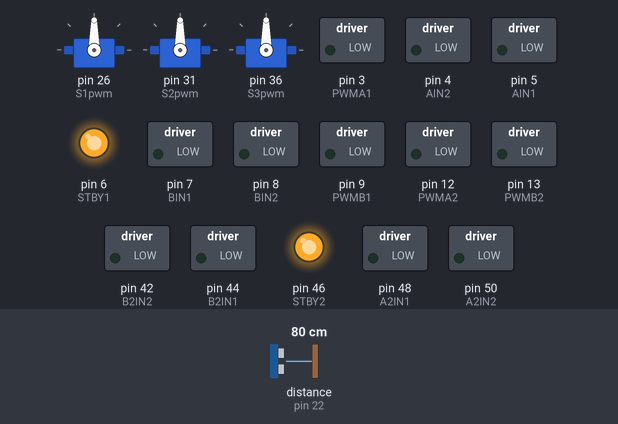
Simulated run of this sketch. Board: Arduino Mega 2560, built with avr-gcc and run on an emulated ATmega2560. Parts: 3 × servo, switched loads named in the sketch (green lamp = pin HIGH), output pins drawn as LEDs (lit = HIGH). The inputs (shaded band) are chosen by the test bench; at power-on: distance to the obstacle (sensor on pin 22) 80 cm. The echo pulse lasts 58.3 µs per cm; pins used as bus, display or sensor lines are not drawn.

Above: at 0.1 s.
At 3.1 s:
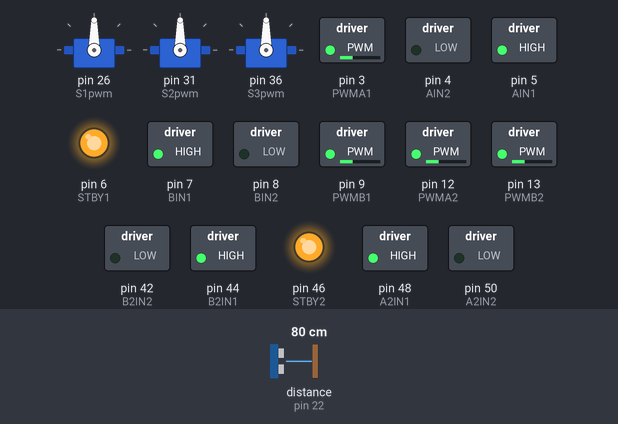
At 7.9 s:
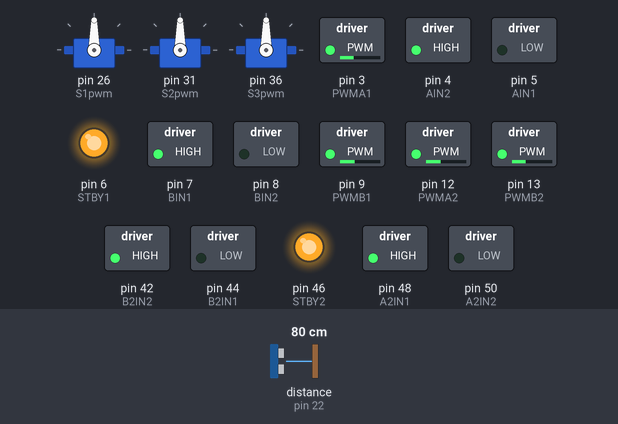
Timing chart, 0 to 9.4 s (numbered marks = the images above):
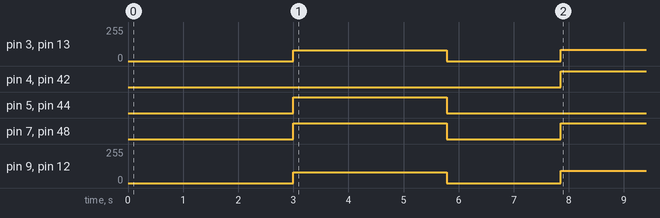

Measured:
- by itself, pin 3 (PWMA1), pin 13 (PWMB2): 0/255 → 80/255 at 3.0 s, → 0/255 2.8 s later, → 85/255 2.1 s later
- by itself, pin 4 (AIN2), pin 42 (B2IN2): LOW → HIGH at 7.9 s
- by itself, pin 5 (AIN1), pin 44 (B2IN1): LOW → HIGH at 3.0 s, → LOW 2.8 s later
- by itself, pin 7 (BIN1), pin 48 (A2IN1): LOW → HIGH at 3.0 s, → LOW 2.8 s later, → HIGH 2.1 s later
- by itself, pin 9 (PWMB1), pin 12 (PWMA2): 0/255 → 80/255 at 3.0 s, → 0/255 2.8 s later, → 92/255 2.1 s later

The sketch:

autonomous_line_drawing_robot.ino
```cpp
#include <Servo.h>

Servo S1;
Servo S2;
Servo S3;

// Servo pins
const byte S1pwm = 26;
const byte S2pwm = 31;
const byte S3pwm = 36;

int i = 0;
int j = 0;
int turn = 0;

int moveServo(Servo servo, int refPulseWidth, float servoRadAngle){
  const float Pi = 3.142;
  float minPulseWidth = float(refPulseWidth) - 1000.0;
  int cmdSignal = (servoRadAngle + (Pi / 2)) * (2000.0 / Pi) + minPulseWidth;
  servo.writeMicroseconds(cmdSignal);
  return cmdSignal;
}

// MOTOR DRIVER 1 Pins
const int PWMA1 = 3;  // PWM control for top left motor
const int AIN2  = 4;  // Direction control for top left motor
const int AIN1  = 5;  // Direction control for top left motor
const int STBY1 = 6;  // Standby control for motor driver 1
const int PWMB1 = 9;  // PWM control for top right motor
const int BIN2  = 8;  // Direction control for top right motor
const int BIN1  = 7;  // Direction control for top right motor

// MOTOR DRIVER 2 Pins
const int PWMA2 = 12; // PWM control for right back motor
const int A2IN2 = 50; // Direction control for right back motor
const int A2IN1 = 48; // Direction control for right back motor
const int STBY2 = 46; // Standby control for motor driver 2
const int PWMB2 = 13; // PWM control for left back motor
const int B2IN2 = 42; // Direction control for left back motor
const int B2IN1 = 44; // Direction control for left back motor

// Ultra Sonic Sensor Pins
const int pinTrig = 2;
const int pinEcho = 22;

// Safe distances
const float CHECKPOINT_1 = 16.50; // First stop
const float CHECKPOINT_2 = 18.8;  // Stop for drawing
const float CHECKPOINT_3 = 14.0;  // Third stop
const float CHECKPOINT_4 = 16.5;  // Fourth stop
const float CHECKPOINT_5 = 18.0;  // Fifth stop
const float STOP_THRESHOLD = 0.5; // Allowable fluctuation range

void setup() {
  pinMode(STBY1, OUTPUT);
  pinMode(PWMA1, OUTPUT);
  pinMode(AIN1, OUTPUT);
  pinMode(AIN2, OUTPUT);
  pinMode(PWMB1, OUTPUT);
  pinMode(BIN1, OUTPUT);
  pinMode(BIN2, OUTPUT);

  pinMode(STBY2, OUTPUT);
  pinMode(PWMA2, OUTPUT);
  pinMode(A2IN1, OUTPUT);
  pinMode(A2IN2, OUTPUT);
  pinMode(PWMB2, OUTPUT);
  pinMode(B2IN1, OUTPUT);
  pinMode(B2IN2, OUTPUT);

  // ✅ Only added lines (as requested)
  pinMode(pinTrig, OUTPUT);
  pinMode(pinEcho, INPUT);

  digitalWrite(STBY1, HIGH); // Enable motor driver 1
  digitalWrite(STBY2, HIGH); // Enable motor driver 2

  S1.attach(S1pwm);
  S2.attach(S2pwm);
  S3.attach(S3pwm);

  moveServo(S1, 1438, 1);
  moveServo(S2, 1422, 0);
  moveServo(S3, 1434, 0);
}

// Function to read stable distance using median filtering
float getFilteredDistance() {
  float readings[5];
  for (int i = 0; i < 5; i++) {
    digitalWrite(pinTrig, LOW);
    delayMicroseconds(2);
    digitalWrite(pinTrig, HIGH);
    delayMicroseconds(10);
    digitalWrite(pinTrig, LOW);
    long duration = pulseIn(pinEcho, HIGH);
    readings[i] = (duration * 0.034) / 2;
    delay(10);
  }

  for (int i = 0; i < 4; i++) {
    for (int j = i + 1; j < 5; j++) {
      if (readings[i] > readings[j]) {
        float temp = readings[i];
        readings[i] = readings[j];
        readings[j] = temp;
      }
    }
  }
  return readings[2];
}

float S2array[272] = {
  1.093, 1.103, 1.112, 1.121, 1.129, 1.137, 1.145, 1.153, 1.160, 1.167,
  1.174, 1.180, 1.186, 1.193, 1.198, 1.204, 1.209, 1.215, 1.220, 1.225,
  1.229, 1.234, 1.238, 1.243, 1.247, 1.251, 1.254, 1.258, 1.262, 1.265,
  1.268, 1.272, 1.275, 1.278, 1.281, 1.283, 1.286, 1.288, 1.291, 1.293,
  1.295, 1.297, 1.299, 1.301, 1.303, 1.304, 1.306, 1.307, 1.309, 1.310,
  1.311, 1.312, 1.313, 1.314, 1.315, 1.316, 1.316, 1.317, 1.317, 1.318,
  1.318, 1.318, 1.318, 1.318, 1.318, 1.318, 1.318, 1.317, 1.317, 1.316,
  1.316, 1.315, 1.314, 1.313, 1.313, 1.312, 1.310, 1.309, 1.308, 1.307,
  1.305, 1.304, 1.302, 1.301, 1.299, 1.297, 1.295, 1.293, 1.291, 1.289,
  1.287, 1.285, 1.282, 1.280, 1.277, 1.275, 1.272, 1.269, 1.266, 1.263,
  1.260, 1.257, 1.254, 1.251, 1.248, 1.244, 1.241, 1.237, 1.234, 1.230,
  1.226, 1.223, 1.219, 1.215, 1.211, 1.207, 1.202, 1.198, 1.194, 1.189,
  1.185, 1.180, 1.176, 1.171, 1.166, 1.162, 1.157, 1.152, 1.147, 1.142,
  1.136, 1.131, 1.126, 1.120, 1.115, 1.109, 1.104, 1.098, 1.092, 1.087,
  1.081, 1.075, 1.069, 1.063, 1.057, 1.051, 1.044, 1.038, 1.032, 1.025,
  1.019, 1.012, 1.006, 0.999, 0.992, 0.986, 0.979, 0.972, 0.965, 0.958,
  0.951, 0.944, 0.936, 0.929, 0.922, 0.915, 0.907, 0.900, 0.892, 0.885,
  0.877, 0.869, 0.862, 0.854, 0.846, 0.838, 0.830, 0.822, 0.814, 0.806,
  0.798, 0.790, 0.782, 0.774, 0.765, 0.757, 0.749, 0.740, 0.732, 0.723,
  0.715, 0.706, 0.697, 0.689, 0.680, 0.671, 0.662, 0.654, 0.645, 0.636,
  0.627, 0.618, 0.609, 0.600, 0.590, 0.581, 0.572, 0.563, 0.553, 0.544,
  0.535, 0.525, 0.516, 0.506, 0.496, 0.487, 0.477, 0.468, 0.458, 0.448,
  0.438, 0.428, 0.418, 0.408, 0.398, 0.388, 0.378, 0.368, 0.358, 0.348,
  0.337, 0.327, 0.317, 0.306, 0.296, 0.285, 0.275, 0.264, 0.253, 0.242,
  0.232, 0.221, 0.210, 0.199, 0.188, 0.177, 0.165, 0.154, 0.143, 0.131,
  0.120, 0.108, 0.097, 0.085, 0.073, 0.061, 0.049, 0.037, 0.025, 0.012,
  0.000, -0.013, -0.025, -0.038, -0.051, -0.064, -0.077, -0.091, -0.104, -0.118,
  -0.132, 0
};

float S3array[272] = {
  -0.615, -0.635, -0.654, -0.673, -0.691, -0.708, -0.726, -0.742, -0.758, -0.774,
  -0.790, -0.805, -0.819, -0.834, -0.848, -0.862, -0.875, -0.889, -0.902, -0.915,
  -0.927, -0.940, -0.952, -0.964, -0.976, -0.987, -0.999, -1.010, -1.021, -1.032,
  -1.042, -1.053, -1.063, -1.074, -1.084, -1.094, -1.103, -1.113, -1.122, -1.132,
  -1.141, -1.150, -1.159, -1.168, -1.177, -1.185, -1.194, -1.202, -1.210, -1.219,
  -1.227, -1.234, -1.242, -1.250, -1.258, -1.265, -1.272, -1.280, -1.287, -1.294,
  -1.301, -1.308, -1.314, -1.321, -1.328, -1.334, -1.341, -1.347, -1.353, -1.359,
  -1.365, -1.371, -1.377, -1.383, -1.388, -1.394, -1.399, -1.405, -1.410, -1.415,
  -1.420, -1.425, -1.430, -1.435, -1.440, -1.444, -1.449, -1.453, -1.458, -1.462,
  -1.466, -1.471, -1.475, -1.479, -1.483, -1.486, -1.490, -1.494, -1.497, -1.501,
  -1.504, -1.507, -1.511, -1.514, -1.517, -1.520, -1.523, -1.525, -1.528, -1.531,
  -1.533, -1.536, -1.538, -1.540, -1.543, -1.545, -1.547, -1.549, -1.551, -1.552,
  -1.554, -1.556, -1.557, -1.559, -1.560, -1.561, -1.563, -1.564, -1.565, -1.566,
  -1.567, -1.567, -1.568, -1.569, -1.569, -1.570, -1.570, -1.570, -1.571, -1.571,
  -1.571, -1.571, -1.571, -1.570, -1.570, -1.570, -1.569, -1.569, -1.568, -1.567,
  -1.567, -1.566, -1.565, -1.564, -1.563, -1.561, -1.560, -1.559, -1.557, -1.556,
  -1.554, -1.552, -1.551, -1.549, -1.547, -1.545, -1.543, -1.540, -1.538, -1.536,
  -1.533, -1.531, -1.528, -1.525, -1.523, -1.520, -1.517, -1.514, -1.511, -1.507,
  -1.504, -1.501, -1.497, -1.494, -1.490, -1.486, -1.483, -1.479, -1.475, -1.471,
  -1.466, -1.462, -1.458, -1.453, -1.449, -1.444, -1.440, -1.435, -1.430, -1.425,
  -1.420, -1.415, -1.410, -1.405, -1.399, -1.394, -1.388, -1.383, -1.377, -1.371,
  -1.365, -1.359, -1.353, -1.347, -1.341, -1.334, -1.328, -1.321, -1.314, -1.308,
  -1.301, -1.294, -1.287, -1.280, -1.272, -1.265, -1.258, -1.250, -1.242, -1.234,
  -1.227, -1.219, -1.210, -1.202, -1.194, -1.185, -1.177, -1.168, -1.159, -1.150,
  -1.141, -1.132, -1.122, -1.113, -1.103, -1.094, -1.084, -1.074, -1.063, -1.053,
  -1.042, -1.032, -1.021, -1.010, -0.999, -0.987, -0.976, -0.964, -0.952, -0.940,
  -0.927, -0.915, -0.902, -0.889, -0.875, -0.862, -0.848, -0.834, -0.819, -0.805,
  -0.790, -1.57
};

// Function to control individual motors
void controlMotor(int pin1, int pin2, int pinPWM, int speed) {
  if (speed > 0) {
    digitalWrite(pin1, HIGH);
    digitalWrite(pin2, LOW);
  } else if (speed < 0) {
    digitalWrite(pin1, LOW);
    digitalWrite(pin2, HIGH);
    speed = -speed;
  } else {
    digitalWrite(pin1, LOW);
    digitalWrite(pin2, LOW);
  }
  analogWrite(pinPWM, speed);
}

// Move forward with drift correction
void moveForward(int baseSpeed) {
  int leftSpeed = baseSpeed;
  int rightSpeed = baseSpeed + 7;

  controlMotor(AIN2,  AIN1,  PWMA1, leftSpeed);   // Top left
  controlMotor(BIN1,  BIN2,  PWMB1, rightSpeed);  // Top right
  controlMotor(A2IN1, A2IN2, PWMA2, rightSpeed);  // Back right
  controlMotor(B2IN2, B2IN1, PWMB2, leftSpeed);   // Back left
}

// Rotate counterclockwise
void rotateCCW(int speed, int duration) {
  controlMotor(AIN1,  AIN2,  PWMA1, speed);
  controlMotor(BIN1,  BIN2,  PWMB1, speed);
  controlMotor(A2IN1, A2IN2, PWMA2, speed);
  controlMotor(B2IN1, B2IN2, PWMB2, speed);
  delay(duration);
  stopMotors();
}

// Stop all motors
void stopMotors() {
  controlMotor(AIN2,  AIN1,  PWMA1, 0);
  controlMotor(BIN1,  BIN2,  PWMB1, 0);
  controlMotor(A2IN1, A2IN2, PWMA2, 0);
  controlMotor(B2IN2, B2IN1, PWMB2, 0);
}

// Move to specific checkpoint
void moveToCheckpoint(float targetDistance) {
  while (getFilteredDistance() > targetDistance + STOP_THRESHOLD) {
    moveForward(85);
  }
  stopMotors();
  delay(2000);
}

// Main Loop
void loop() {
  delay(3000);
  rotateCCW(80, 2780);
  delay(2000);

  moveToCheckpoint(CHECKPOINT_1);
  rotateCCW(80, 1500);
  delay(2000);

  moveForward(85);
  delay(2000); // Stop for 2 seconds just after passing the gate
  stopMotors();
  delay(2500);

  moveServo(S2, 1422, S2array[0]); // Raise arm to drawing position
  moveServo(S3, 1434, S3array[0]);
  delay(2000);

  moveToCheckpoint(CHECKPOINT_2);
  delay(2000);

  if (turn == 0) {
    for (i = 0; i < 272; i++) {
      moveServo(S2, 1422, S2array[i]);
      moveServo(S3, 1434, S3array[i]);
      if (i >= 271) {
        turn += 1;
      }
      delay(50);
    }
  }

  moveToCheckpoint(CHECKPOINT_3);

  rotateCCW(80, 1360);
  delay(1000);

  moveServo(S2, 1422, 0);
  moveServo(S3, 1434, 0);
  delay(2000);

  moveToCheckpoint(CHECKPOINT_4);
  rotateCCW(80, 1450);
  delay(2000);

  moveToCheckpoint(CHECKPOINT_5);
  delay(3000);

  moveServo(S2, 1422, 0.7);
  moveServo(S3, 1434, -1.57);
  delay(2000);

  rotateCCW(80, 1610);
  delay(2000);

  moveServo(S1, 1438, 1.57);

  while (true);
}
```
